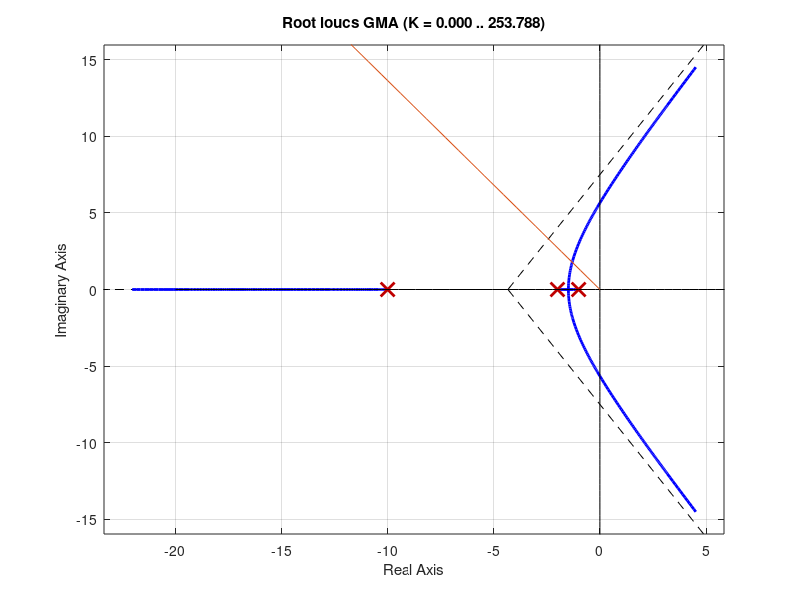

Source code (MATLAB): (Note: this script raises an error after producing the figure.)
%ex10 Antônio Víctor
clc;
clear;
pkg load control;

N = 5;
num_GMA = 4*N;
den_GMA = conv(conv([1 1], [1 2]), [1 2*N]);
GMA = tf(num_GMA, den_GMA);
mp = 0.1;

%1.a)====================================
msgbox('Para continuar, clique no gráfico para selecionar o ponto de intersecção da reta que define os 10% de OS com o lugar das raízes.');
rlocus(GMA);
legend off;
hold on;
imaginaryAxis = linspace(-20, 20);
realAxis = zeros(size(imaginaryAxis));
plot(imaginaryAxis, realAxis, 'k');
plot(realAxis, imaginaryAxis, 'k');

%calculating damping factor
df = (-log(mp)) / sqrt((pi^2) + (log(mp))^2);
phaseAngle = 180 - acosd(df);

%ploting the phaseAngle
phaseAngleStraight = linspace(0,-30);
phaseAngleFunction = tand(phaseAngle)*phaseAngleStraight;
plot(phaseAngleStraight, phaseAngleFunction);
[x, y] = ginput(1);
Px = x + 1i*y;
plot(real(Px),imag(Px), 'ro');

%findind Kp and plotting the sign of exit
k=-polyval(GMA.den{1},Px)/(polyval(GMA.num{1},Px));
k=abs(real(k))
GMF = feedback(k*GMA,1);
figure
hold on;
t = 0:0.01:20;
[PV, t] = step(GMF, t);
plot(t,PV,'color','#006400');
grid on;

% Plotting the max and the regime values of PV
ultimo_valor_y = PV(end);
x_linha_tracejada = [t(1), t(end)];
y_linha_tracejada = [PV(end), PV(end)];
plot(x_linha_tracejada, y_linha_tracejada, '--r');
valor_ponto = PV(end);
texto = ['PV de regime: ' num2str(valor_ponto)];
text(t(end), PV(end), texto, 'VerticalAlignment', 'bottom');

[valor_maximoPV, indice_maximoPV] = max(PV);
yMax_linha_tracejada = [valor_maximoPV, valor_maximoPV];
plot(x_linha_tracejada, yMax_linha_tracejada, '--r');
texto = ['PV de Pico: ' num2str(valor_maximoPV)];
text(t(indice_maximoPV), PV(indice_maximoPV), texto, 'VerticalAlignment', 'bottom');

xlabel('Tempo')
ylabel('Saída (PV)')
title('Resposta ao Degrau do Sistema em Malha Fechada, PV verde: sem o integracor, PV laranja: com')

%1.b)====================================
e_reg = 1/ (1+ k)
hold off;

%1.c)====================================
num_integrator = [1 e_reg];
den_integrator = [1 0];
integrator = tf(num_integrator, den_integrator);

num_GMA_Integrator = conv(num_GMA, num_integrator);
den_GMA_Integrator = conv(den_GMA, den_integrator);

GMA_Integrator = tf(num_GMA_Integrator, den_GMA_Integrator);
figure
msgbox('Para continuar, clique no gráfico para selecionar o novo ponto de intersecção da reta que define os 10% de OS com o lugar das raízes. Ignore o ponto já marcado anteriormente');
rlocus(GMA_Integrator);

%findind the new Kp and plotting the sign of exit again
legend off;
hold on;
plot(imaginaryAxis, realAxis, 'k');
plot(realAxis, imaginaryAxis, 'k');

%ploting the phaseAngle
plot(phaseAngleStraight, phaseAngleFunction);
Px = x + 1i*y;
plot(real(Px),imag(Px), 'ro');
[x1, y1] = ginput(1);
Px1 = x1 + 1i*y1;
plot(real(Px1),imag(Px1), 'ro');

k1=-polyval(GMA_Integrator.den{1},Px1)/(polyval(GMA_Integrator.num{1},Px1));
k1=abs(real(k1))
GMF1 = feedback(k1*GMA_Integrator,1);
figure 2
hold on;
t = 0:0.01:20;
[PV1, t] = step(GMF1, t);
plot(t,PV1,'color','#ff8c00');
grid on;

